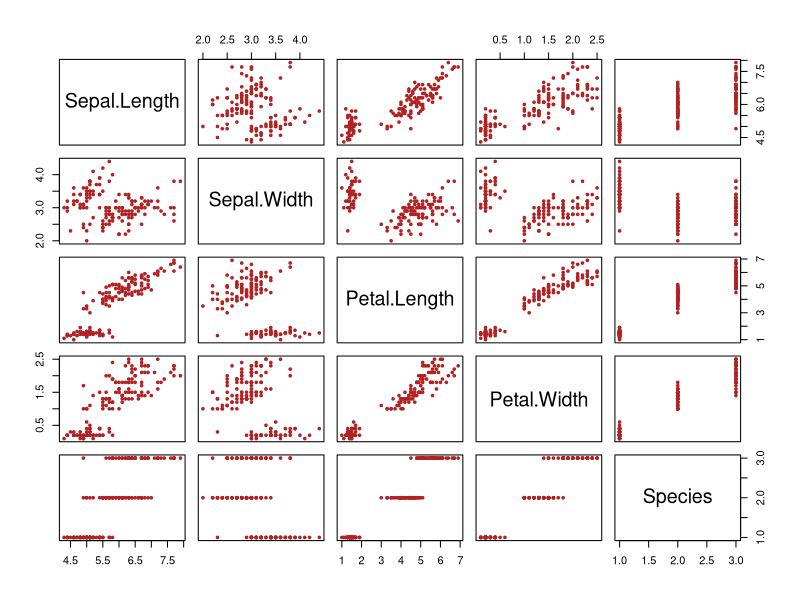

Write R code to recreate this figure.
## ---- chunk 1
plot(iris, pch=20, cex= .8, col="firebrick")
